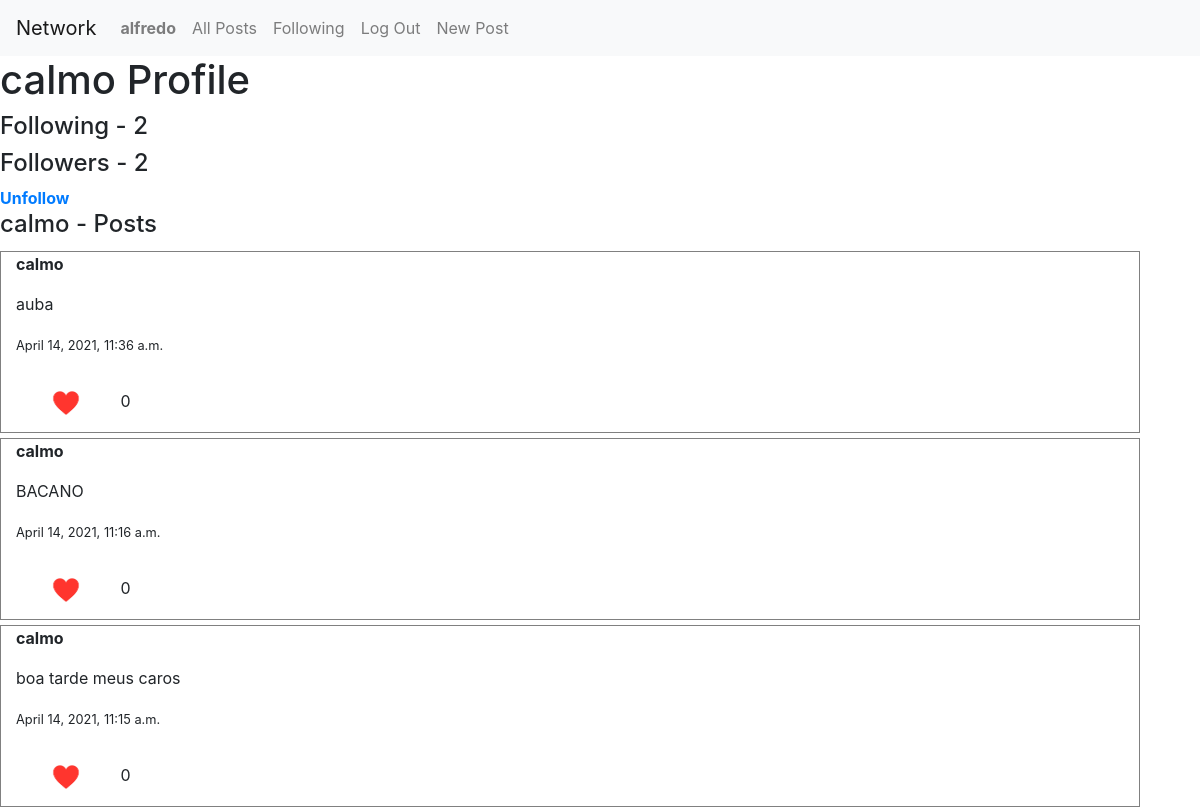
Page /profile/calmo (signed in) on the committed database.
### network/models.py (models this page shows)
class User(AbstractUser):
    pass

class Post(models.Model):
    user = models.ForeignKey(settings.AUTH_USER_MODEL, on_delete=models.CASCADE)
    text = models.CharField(max_length= 300)
    created_at = models.DateTimeField(auto_now_add=True)
    likes = models.IntegerField(default = 0) # number of likes start at 0

### network/views.py (the view)
# urls.py: path("profile/<str:username>",views.profile,name = "profile"),
def profile(request,username):
    flag = 2 # 0 - user doesnt follow the profile that is visited 1 - user follow the profile that is visited 2 - default
    followers = 0
    user = User.objects.get(username = username)
    user_posts = Post.objects.filter(user = user)
    user_posts = user_posts.order_by('-created_at')
    profile_user = UserProfile.objects.get(user = user)
    following = profile_user.following
    profiles = UserProfile.objects.all().exclude(user = user)
    for profile in profiles:
        list_following = profile.following
        if(user in list_following.all()):
            followers += 1
    if(username != request.user.username):
        user_logged_in = User.objects.get(username = request.user.username)
        user_p_logged_in = UserProfile.objects.get(user = user_logged_in)
        if(user in user_p_logged_in.following.all()):
            flag = 1
        else:
            flag = 0
    page = request.GET.get('page', 1)
    paginator = Paginator(user_posts, 10)
    try:
        posts = paginator.page(page)
    except PageNotAnInteger:
        posts = paginator.page(1)
    except EmptyPage:
        posts = paginator.page(paginator.num_pages)
    return render(request, "network/profile.html",{
        "posts":posts,"username":username,"following":following.count(),"followers":followers,"flag":flag
    })

### network/templates/network/profile.html (shortened to what this page needs)
{% extends "network/layout.html" %}
{%load static %}
{% block body %}
<h1>{{username}} Profile</h1>
<h4> Following - {{following}} </h4>
<h4> Followers - {{followers}} </h4>
{% if user.get_username != username %}
  {% if flag == 1 %}
    <a href="{% url 'handleFollow' username flag%}"><strong>Unfollow </strong></a>
  {% elif flag == 0 %}
    <a href="{% url 'handleFollow' username flag%}"><strong>Follow </strong></a>
  {% endif %}
{% endif %}
<div id="all_posts">
<h4> {{username}} - Posts </h4>
  {% for post in posts%}
    <div class="container"
          <p ><strong>{{post.user.username}}</strong> </p>
          <p >{{post.text}}</p>
          <p> <small>{{post.created_at}}</small></p>
          <img src="{% static 'network/small-heart-icon-0.jpg' %}" width="100" height="60">
          <div class="image">
            {{post.likes}}
          </div>
    </div>
  {% endfor %}
  </div>
{% endblock %}

### network/templates/network/layout.html (shortened to what this page needs)
{% load static %}
<!DOCTYPE html>
<html lang="en">
    <head>
        <link rel="stylesheet" href="https://stackpath.bootstrapcdn.com/bootstrap/4.4.1/css/bootstrap.min.css">
        <link href="{% static 'network/styles.css' %}" rel="stylesheet">
    </head>
    <body>
        <nav class="navbar navbar-expand-lg navbar-light bg-light">
            <a class="navbar-brand" href="#">Network</a>
            <div>
              <ul class="navbar-nav mr-auto">
                {% if user.is_authenticated %}
                    <li class="nav-item">
                        <a class="nav-link" href="{% url 'profile' user.username %}"><strong>{{ user.username }}</strong></a>
                    </li>
                {% endif %}
                <li class="nav-item">
                  <a class="nav-link" href="{% url 'index' %}">All Posts</a>
                </li>
                {% if user.is_authenticated %}
                    <li class="nav-item">
                        <a class="nav-link" href="{% url 'following' %}">Following</a>
                    </li>
                    <li class="nav-item">
                        <a class="nav-link" href="{% url 'logout' %}">Log Out</a>
                    </li>
                    <li class="nav-item">
                        <a class="nav-link" href="{% url 'newPost' %}">New Post</a>
                    </li>
                {% endif %}
              </ul>
            </div>
          </nav>
        <div class="body">
            {% block body %}
            {% endblock %}
        </div>
    </body>
</html>

### network/templates/network/layout.html (style rules this page uses)
.container { border-style: groove; float:left; border-width: 1px; border-color: grey; margin-top:5px; }
.image { display:inline-block; }

### rows in the picture
User: username "alfredo"
User: username "calmo"
Post: user.username "calmo", text "auba", created_at "April 14, 2021, 11:36 a.m.", likes "0"
Post: user.username "calmo", text "BACANO", created_at "April 14, 2021, 11:16 a.m.", likes "0"
Post: user.username "calmo", text "boa tarde meus caros", created_at "April 14, 2021, 11:15 a.m.", likes "0"

### other values in the picture
{{ following }} "2"
{{ followers }} "2"
